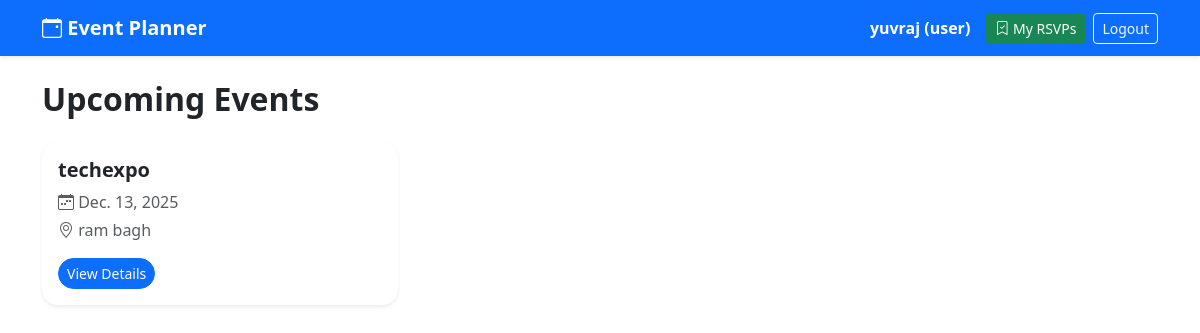
/events/ (signed in), run on the app's committed database.
### accounts/models.py (models this page shows)
class User(AbstractUser):
    ROLE_CHOICES = (
        ('admin', 'Admin'),
        ('user', 'User'),
    )
    role = models.CharField(max_length=10, choices=ROLE_CHOICES, default='user')
    def is_admin(self):
        return self.role == 'admin'

### events/models.py (models this page shows, shortened)
class Event(models.Model):
    title = models.CharField(max_length=200)
    description = models.TextField()
    date = models.DateField()
    start_time = models.TimeField()
    end_time = models.TimeField()
    location = models.CharField(max_length=255)
    created_by = models.ForeignKey(settings.AUTH_USER_MODEL, on_delete=models.CASCADE, related_name='events')

### events/views.py (the view)
# urls.py: path('', lambda request: redirect('event_list')),
@login_required
def event_list(request):
    today = timezone.localdate()
    events = Event.objects.filter(date__gte=today).order_by('date')
    return render(request, 'events/list.html', {'events': events})

### templates/events/list.html (shortened to what this page needs)
{% extends 'base.html' %}
{% block content %}
<h2 class="mb-4 fw-bold">Upcoming Events</h2>
<div class="row">
    {% for event in events %}
    <div class="col-md-4 mb-4">
        <div class="card shadow-sm border-0 rounded-4">
            <div class="card-body">
                <h5 class="card-title fw-bold">{{ event.title }}</h5>
                <p class="text-muted mb-1">
                    <i class="bi bi-calendar-week"></i> {{ event.date }}
                </p>
                <p class="text-muted mb-1">
                    <i class="bi bi-geo-alt"></i> {{ event.location }}
                </p>
                <div class="mt-3 d-flex justify-content-between">
                    <a href="{% url 'event_detail' event.pk %}" class="btn btn-primary btn-sm rounded-pill">
                        View Details
                    </a>
                </div>
            </div>
        </div>
    </div>
    {% empty %}
    <div class="col-12">
        <div class="alert alert-warning">No upcoming events.</div>
    </div>
    {% endfor %}
</div>
{% endblock %}

### templates/navbar.html (shortened to what this page needs)
<nav class="navbar navbar-expand-lg navbar-dark bg-primary shadow-sm">
    <div class="container">
        <a class="navbar-brand fw-bold" href="{% url 'event_list' %}">
            <i class="bi bi-calendar-event"></i> Event Planner
        </a>
        <div class="collapse navbar-collapse" id="navbarNav">
            <ul class="navbar-nav ms-auto align-items-center">
                {% if user.is_authenticated %}
                    <li class="nav-item me-3 text-white fw-semibold">
                        {{ user.username }} ({{ user.role }})
                    </li>
                    <li class="nav-item">
                        <a href="{% url 'my_rsvps' %}" class="btn btn-success btn-sm me-2">
                            <i class="bi bi-bookmark-check"></i> My RSVPs
                        </a>
                    </li>
                    <li class="nav-item">
                        <a href="{% url 'logout' %}" class="btn btn-outline-light btn-sm">
                            Logout
                        </a>
                    </li>
                {% endif %}
            </ul>
        </div>
    </div>
</nav>

### data on the page
User: username "yuvraj", role "user"
Event: title "techexpo", date "Dec. 13, 2025", location "ram bagh"
